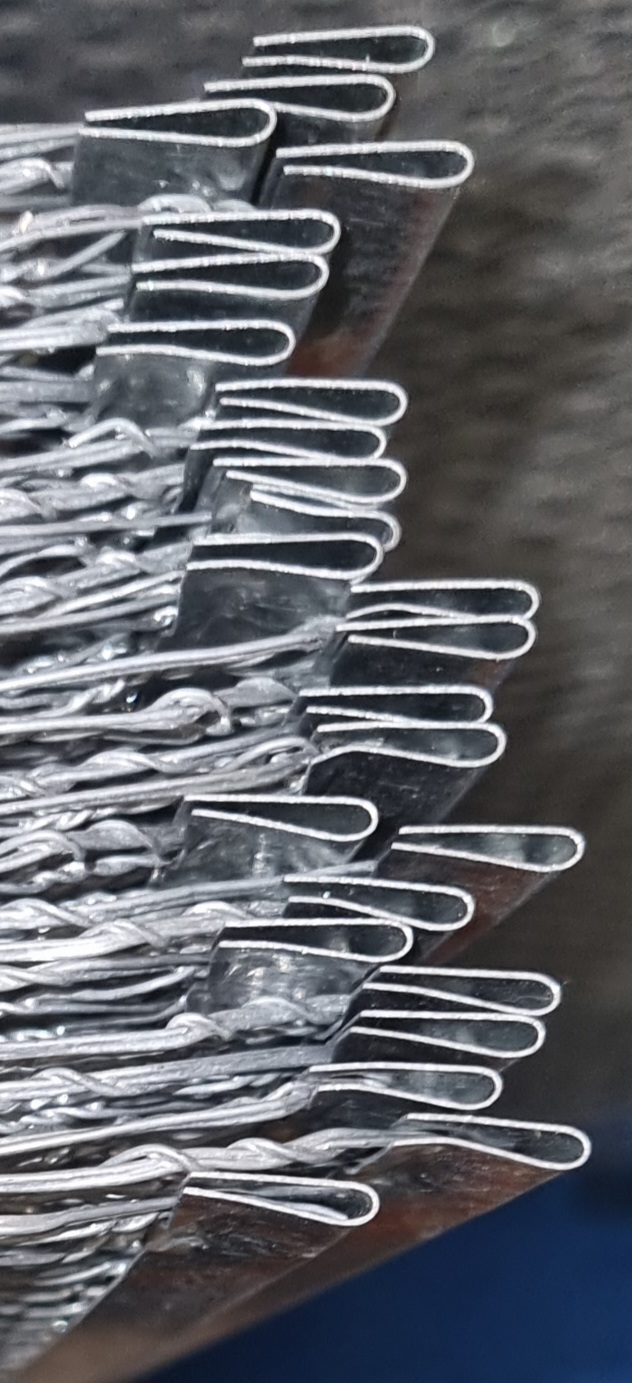
#> input picture Flash/flash4.jpg, 632 x 1383 px, found by its file name
$ python 'Edge Detector.py'
#> lines starting #> are read from the running program, lines starting #| are printed output that depends on the picture; after the words box and inside, x2 and y2 are one past the last pixel; in counts of white or black regions, pixels touching at a corner belong together
### contourAnalysis.py
import cv2

def printValues(contours):
    for contour in contours:
        print(contour)


# [17 lines left out: function findMax, not called in this run]


threshold_area = 100
min_threshold_perimeter = 5e2
max_threshold_perimeter = 1e6
max_num_vertices = 200

def isContourThick(contour):
    xMax = 0
    xMin = 1e9
    yMax = 0
    yMin = 1e9
    for contourSubSet in contour:
        for coordinates in contourSubSet:
            if coordinates[0] > xMax:
                xMax = coordinates[0]
            if coordinates[0] < xMin:
                xMin = coordinates[0]
            if coordinates[1] > yMax:
                yMax = coordinates[1]
            if coordinates[1] < yMin:
                yMin = coordinates[1]

    delta_y = abs(yMax - yMin)
    if delta_y > 50:
        return True

def checkContour(contour):
    area = cv2.contourArea(contour)

    perimeter = cv2.arcLength(contour, True)
    epsilon = 0.01 * cv2.arcLength(contour, True)
    approx = cv2.approxPolyDP(contour, epsilon, True)

    # Get the number of vertices of the polygon
    num_vertices = len(approx)
    thick = isContourThick(contour)
    if area > threshold_area and perimeter > min_threshold_perimeter and perimeter < max_threshold_perimeter and num_vertices <= max_num_vertices and thick:
        return contour

    return None

### Edge Detector.py
# Import libraries
import cv2
import numpy as np
import matplotlib.pyplot as plt
import contourAnalysis as ca

image = cv2.imread('Flash\\flash4.jpg')
#> image is the input picture: shape (1383, 632, 3); mean B, G, R 107.2, 101.2, 98.9

gray = cv2.cvtColor(image, cv2.COLOR_BGR2GRAY)
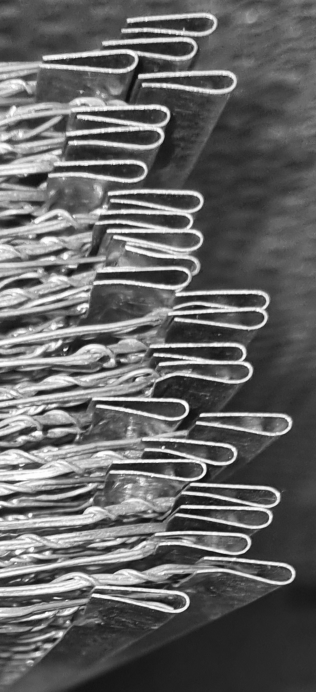
#> gray: shape (1383, 632) (shown at 1/2 size); min 7, max 255, mean 101.2

# plt.imshow(gray, cmap='gray')
blur = cv2.GaussianBlur(gray, (11, 11), 0)
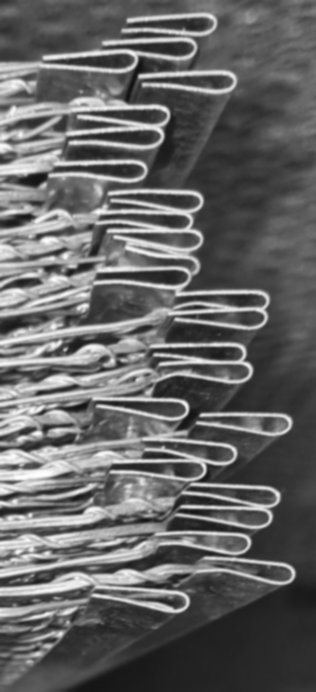
#> blur: shape (1383, 632) (shown at 1/2 size); min 17, max 253, mean 101.2
canny = cv2.Canny(blur, 0, 150, 3)
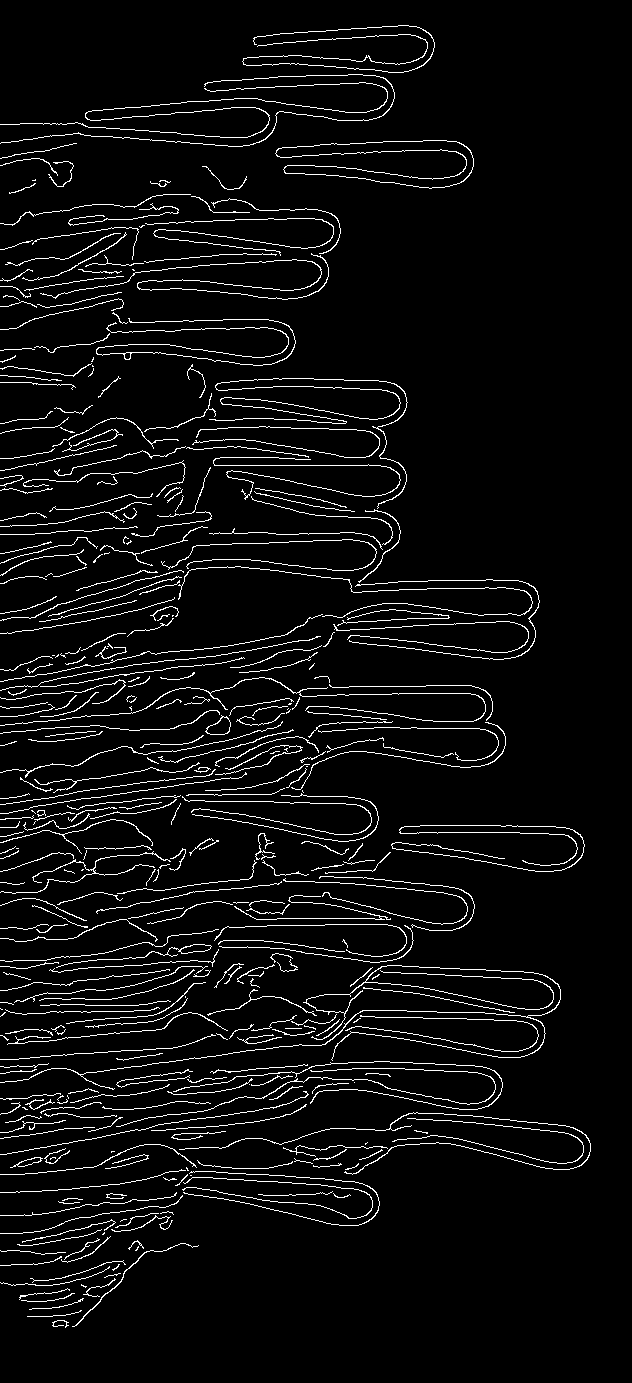
#> canny: shape (1383, 632); 5.1% white in thin lines or dots, all inside (x1, y1, x2, y2) = (0, 25, 591, 1328)
# [8 lines of commented-out code are left out]
dilated = cv2.dilate(canny, (1, 1), iterations=1)
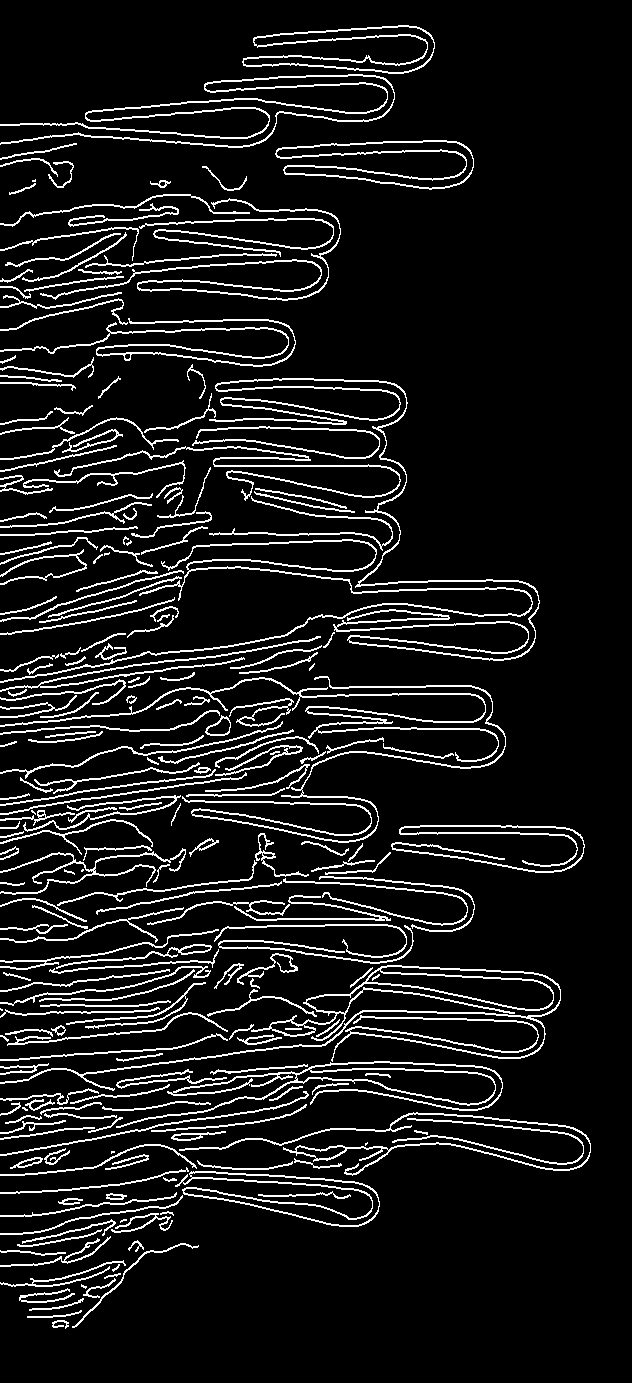
#> dilated: shape (1383, 632); 9.5% white in thin lines or dots, all inside (x1, y1, x2, y2) = (0, 25, 591, 1329)
# plt.imshow(dilated, cmap='gray')

(cnt, hierarchy) = cv2.findContours(dilated.copy(), cv2.RETR_EXTERNAL, cv2.CHAIN_APPROX_TC89_KCOS)
#> cnt = 239 contours, 31 with area under 20; largest, box (x1, y1, x2, y2) and area: (0, 965, 561, 1090) 6230, (116, 1061, 503, 1128) 4902, (276, 140, 474, 190) 4014, (242, 25, 435, 74) 3664, (175, 1171, 380, 1227) 3435
# (cnt, hierarchy) = cv2.findContours(dilated.copy(), cv2.RETR_EXTERNAL, cv2.CHAIN_APPROX_SIMPLE)

rgb = cv2.cvtColor(image, cv2.COLOR_BGR2RGB)


filtered_cnt = []

for contour in cnt:


    # filtered_cnt.append(contour)
    appendContour = ca.checkContour(contour)
    if appendContour is not None:
        filtered_cnt.append(appendContour)
#> this loop made 239 passes
#> (area in checkContour, perimeter in checkContour, epsilon in checkContour, num_vertices in checkContour) on passes 1 to 3: (41, 72.17, 0.722, 16), (41.5, 110.9, 1.11, 5), (61, 115.6, 1.16, 7)
#> after the loop, filtered_cnt = 15 contours; largest, box (x1, y1, x2, y2) and area: (0, 965, 561, 1090) 6230, (116, 1061, 503, 1128) 4902, (175, 1171, 380, 1227) 3435, (209, 378, 540, 661) 2122, (0, 74, 395, 148) 1586

        # [17 lines of commented-out code are left out]


cv2.drawContours(rgb, filtered_cnt, -1, (0, 255, 0), 2)
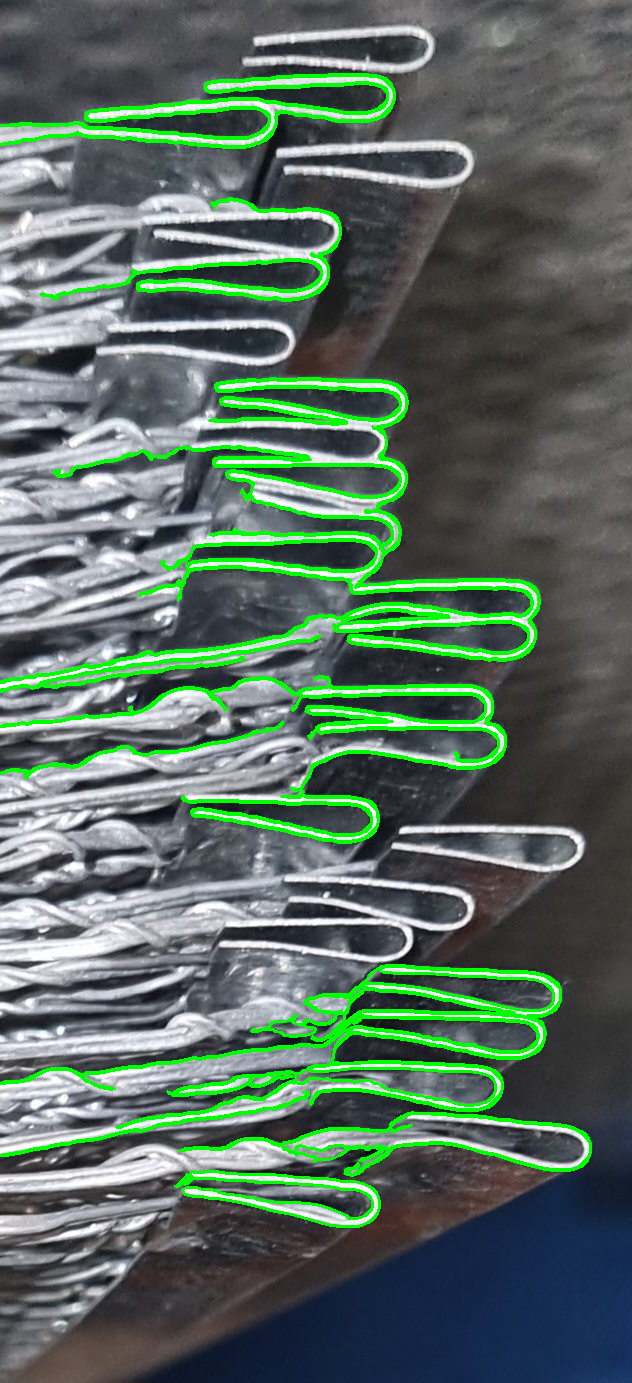
#> rgb: shape (1383, 632, 3); mean R, G, B 88.6, 109.1, 96.3

print("Edges in the image : ", len(filtered_cnt))
#| Edges in the image :  15

# [42 lines of commented-out code are left out]


plt.imshow(rgb)
plt.show()

$ run again, with Flash/flash1.jpg copied over Flash/flash4.jpg
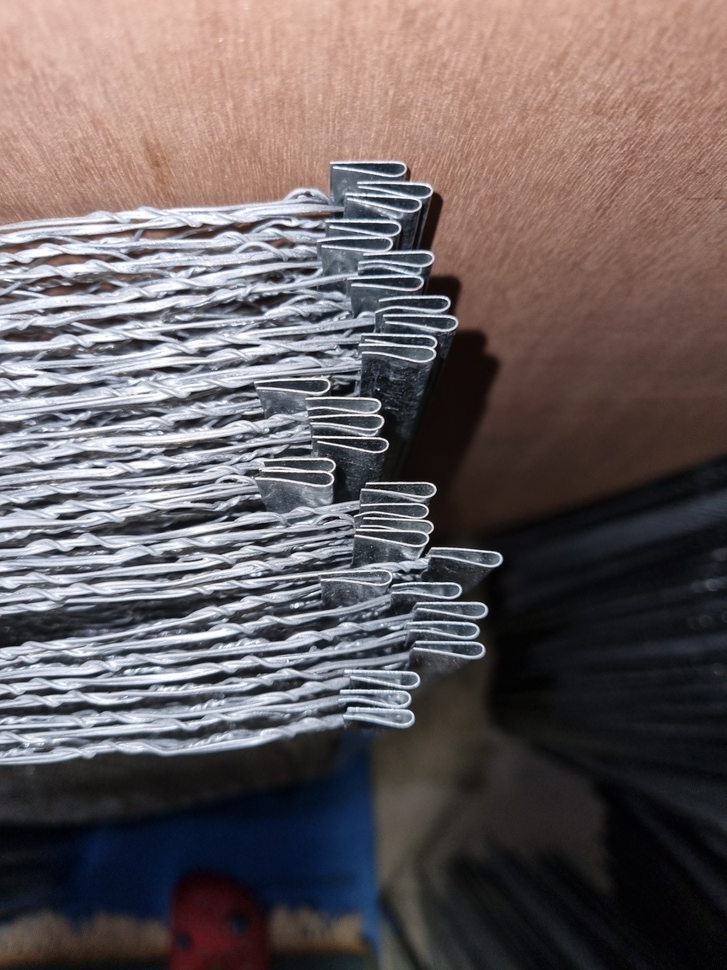
#> input picture Flash/flash1.jpg, 727 x 970 px, shrunk from 1377 x 1836 before the run, found by its file name
#> image is the input picture: shape (970, 727, 3); mean B, G, R 95.7, 94.8, 104.8
#> `canny = cv2.Canny(blur, 0, 150, 3)`:
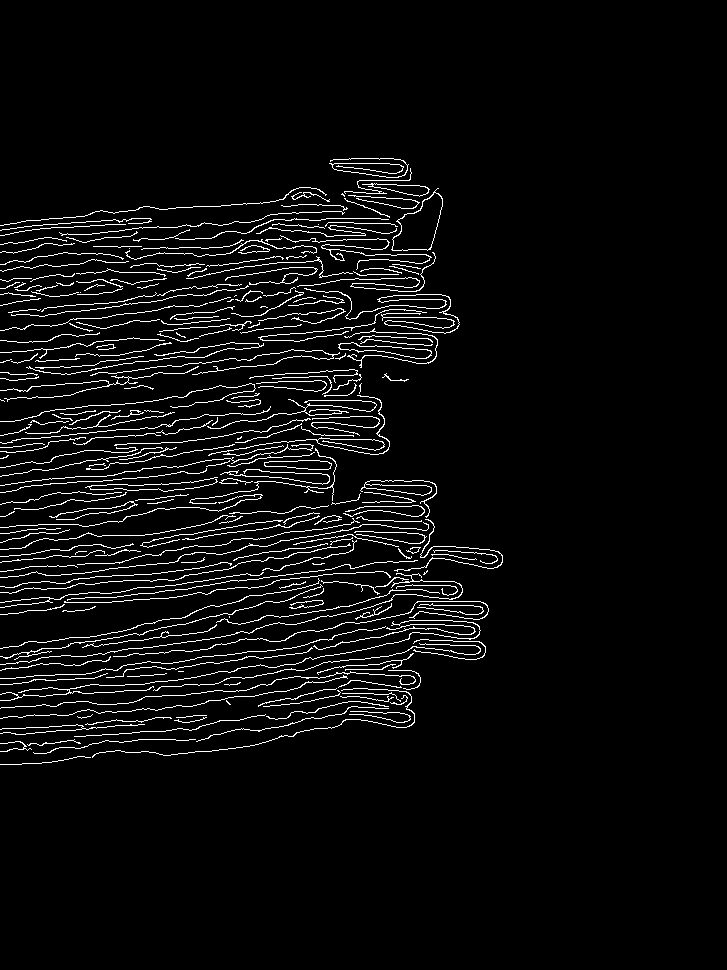
#> canny: shape (970, 727); 4.6% white in thin lines or dots, all inside (x1, y1, x2, y2) = (0, 158, 503, 765)
#> dilated: shape (970, 727); 8.8% white in thin lines or dots, all inside (x1, y1, x2, y2) = (0, 158, 503, 766)
#> cnt = 121 contours, 13 with area under 20; largest, box (x1, y1, x2, y2) and area: (0, 383, 503, 702) 9769, (0, 653, 421, 759) 2859, (392, 188, 443, 252) 1823, (0, 531, 427, 609) 1802, (329, 158, 409, 179) 1231
#> the loop `for contour in cnt:` made 121 passes
#> (area in checkContour, perimeter in checkContour, epsilon in checkContour, num_vertices in checkContour) on passes 1, 2, 4, 6, 10, 12, 13, 14: (80.5, 182.3, 1.82, 6), (126, 243.3, 2.43, 13), (171, 73.09, 0.731, 9), (106, 251.8, 2.52, 11), (93, 219, 2.19, 6), (133, 233.4, 2.33, 10), (2859, 3331.2, 33.31, 8), (34, 69.42, 0.694, 9)
#> after the loop `for contour in cnt:`: filtered_cnt = 11 contours; largest, box (x1, y1, x2, y2) and area: (0, 383, 503, 702) 9769, (0, 653, 421, 759) 2859, (0, 531, 427, 609) 1802, (0, 399, 377, 454) 1168, (0, 560, 418, 650) 1150
#> `cv2.drawContours(rgb, filtered_cnt, -1, (0, 255, 0), 2)`:
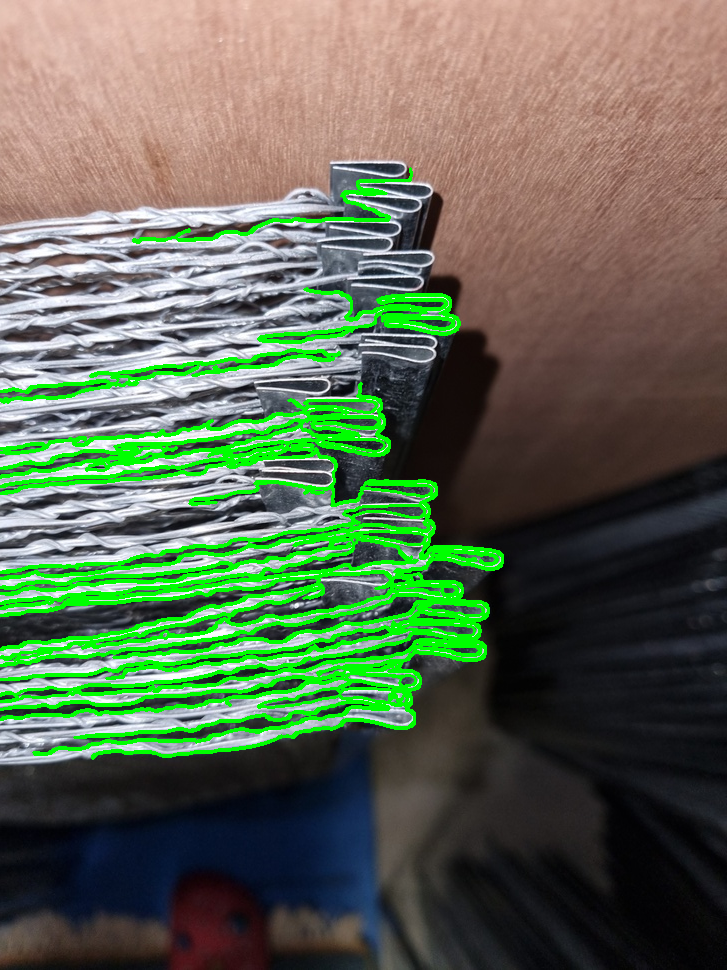
#> rgb: shape (970, 727, 3); mean R, G, B 93.6, 105.7, 83.2
#| Edges in the image :  11

$ run again, with Flash/flash2.jpg copied over Flash/flash4.jpg
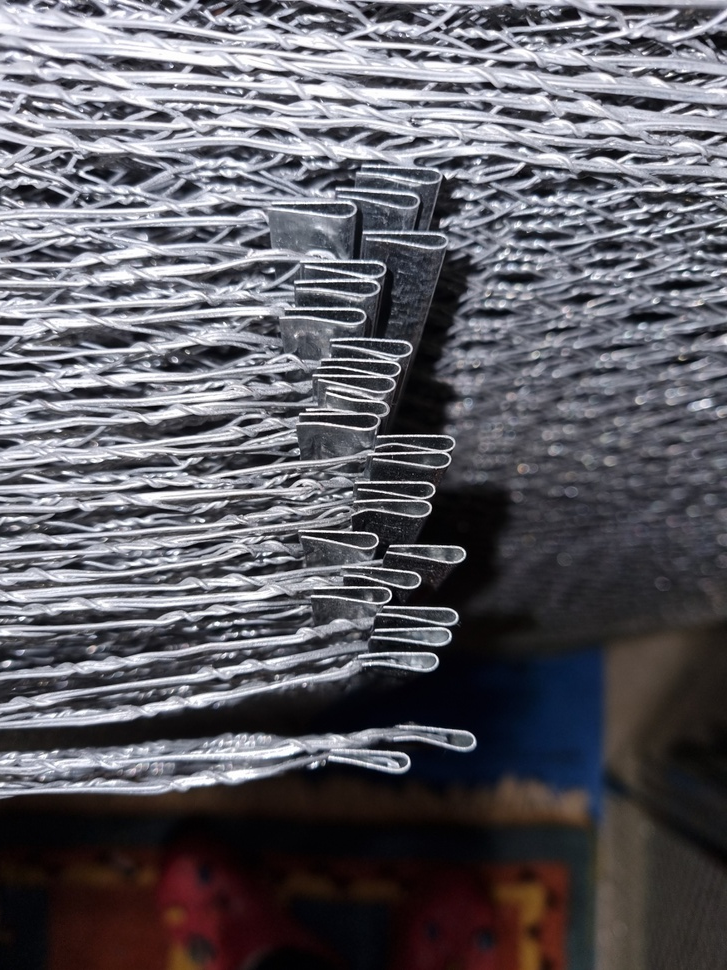
#> input picture Flash/flash2.jpg, 727 x 970 px, shrunk from 1364 x 1819 before the run, found by its file name
#> image is the input picture: shape (970, 727, 3); mean B, G, R 100.2, 93.6, 95.2
#> `canny = cv2.Canny(blur, 0, 150, 3)`:
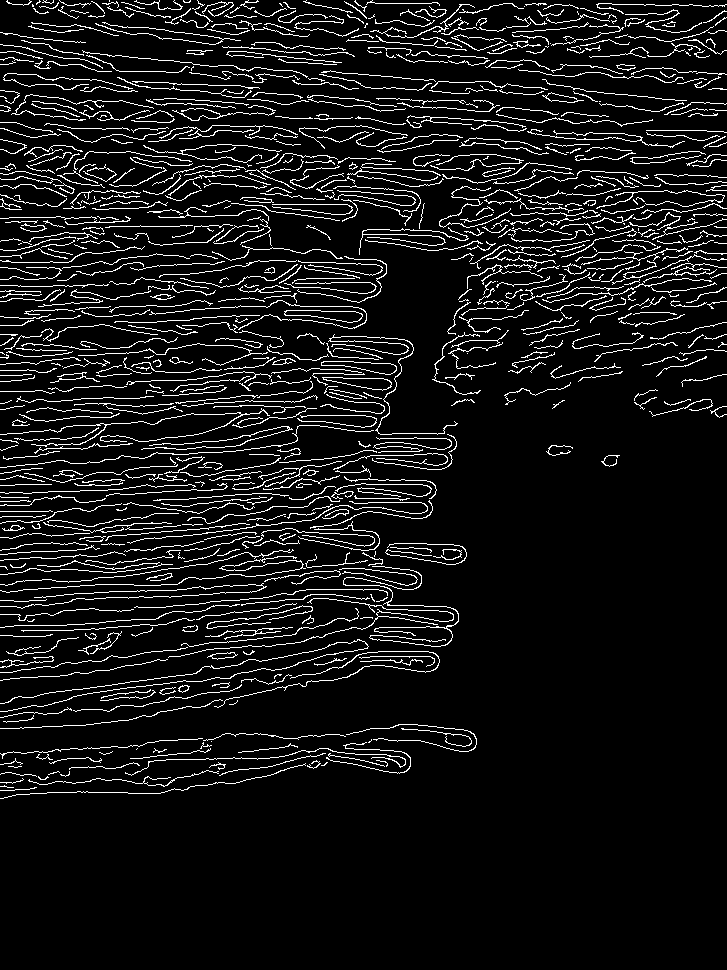
#> canny: shape (970, 727); 8.3% white in thin lines or dots, all inside (x1, y1, x2, y2) = (0, 0, 727, 799)
#> dilated: shape (970, 727); 15.5% white in thin lines or dots, all inside (x1, y1, x2, y2) = (0, 0, 727, 800)
#> cnt = 393 contours, 50 with area under 20; largest, box (x1, y1, x2, y2) and area: (0, 453, 459, 682) 2882, (535, 240, 727, 320) 2850, (316, 162, 574, 227) 1721, (143, 153, 396, 202) 1642, (0, 405, 377, 455) 1384
#> the loop `for contour in cnt:` made 393 passes
#> (area in checkContour, perimeter in checkContour, epsilon in checkContour, num_vertices in checkContour) on passes 1, 4, 6: (43.5, 73.63, 0.736, 6), (33, 76.08, 0.761, 11), (117.5, 237.8, 2.38, 15)
#> after the loop `for contour in cnt:`: filtered_cnt = 12 contours; largest, box (x1, y1, x2, y2) and area: (0, 453, 459, 682) 2882, (535, 240, 727, 320) 2850, (316, 162, 574, 227) 1721, (147, 207, 343, 262) 1109, (127, 483, 432, 545) 1092
#> `cv2.drawContours(rgb, filtered_cnt, -1, (0, 255, 0), 2)`:
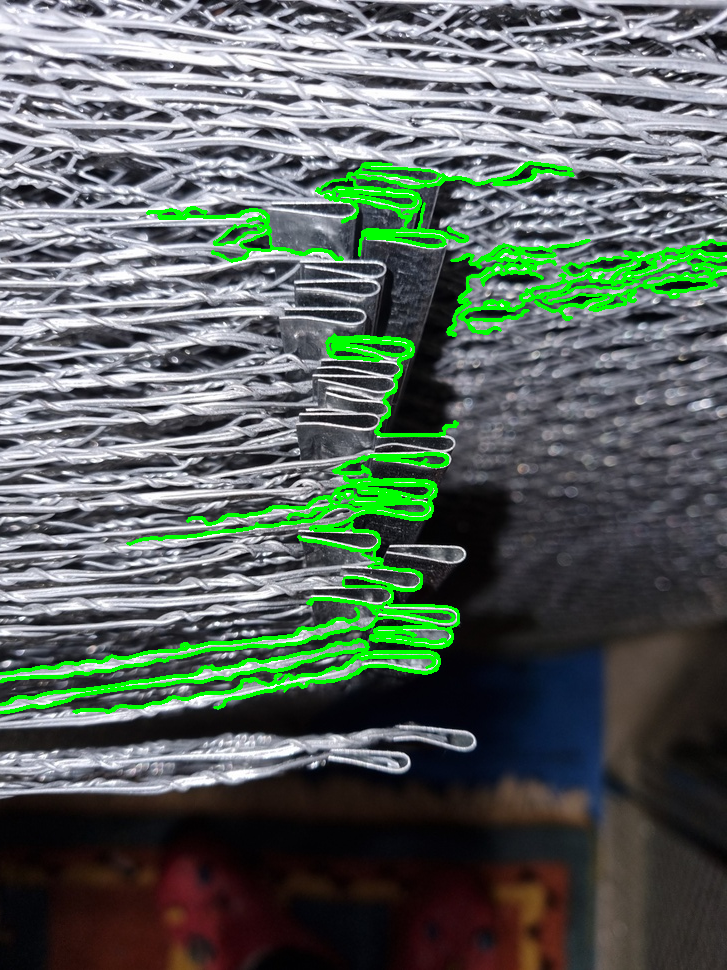
#> rgb: shape (970, 727, 3); mean R, G, B 89.3, 100.7, 93.7
#| Edges in the image :  12
